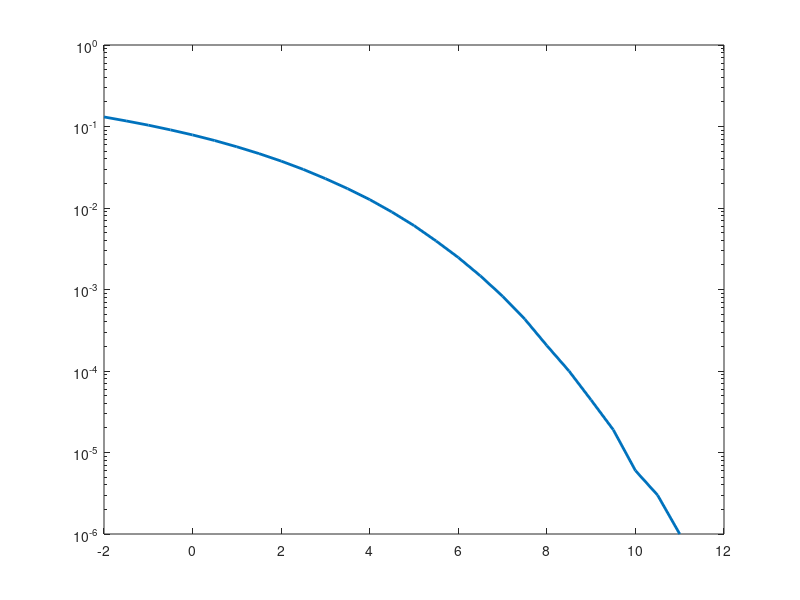
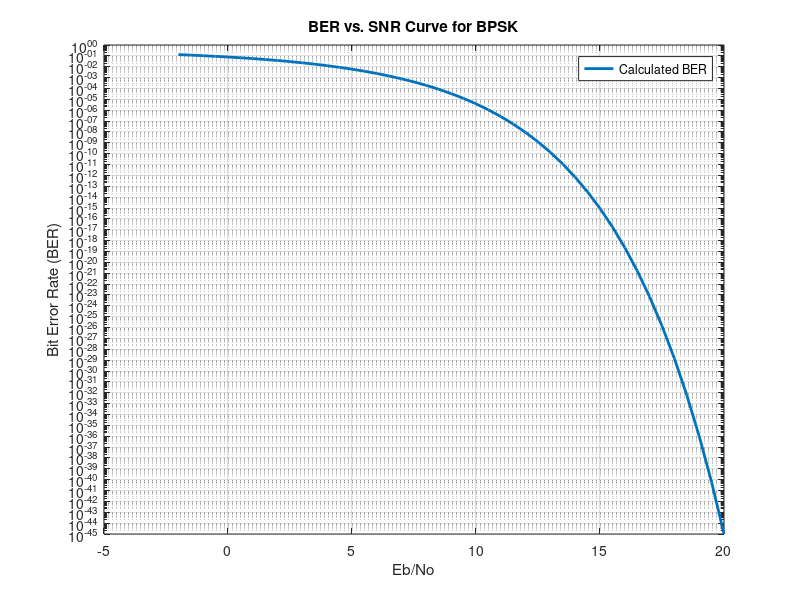
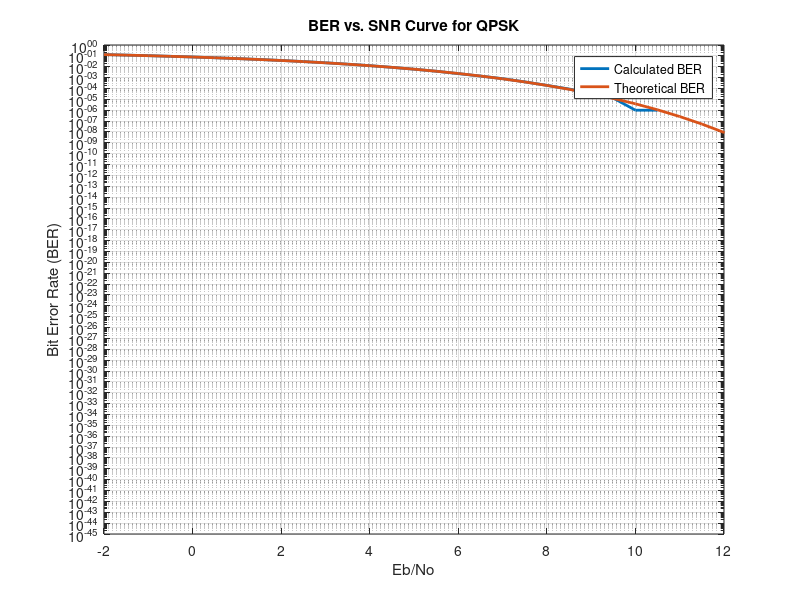

The MATLAB source for these figures, in order: (Note: this script raises an error after producing the figures.)
%% Clear Section
clear
close all
clc
%% BPSK

%% Generate data bit stream
number_of_bits = 1000000;                % number of transmitted bits
amplitude = 1;                           % amplitude of transmitted signal
bits = randi([0 1], 1, number_of_bits);  % generate random bits
Tx_Data = amplitude*(2*bits-1);          % convert to polar code

%% Add AWGN from Channel
Eb = 1;                                              % energy of bit
SNR = -2:0.5:20;                                     % SNR valus 
No = Eb./(10.^(SNR/10));                             % variance value of noise
noise = (sqrt(No/2))'.*randn(1, number_of_bits);     % generate noise with zero mean and No/2 variance
var(noise(1, :));

%% Add Noise to Tx data
Rx_Data = Tx_Data + noise;                           % adding noise to Tx data

%% BER Calculations
BER_Calculated_BPSK = zeros(1, length(SNR));
BER_Theoretical = 0.5*erfc(sqrt(Eb./No));
for i = 1 : length(SNR)
    BER_Calculated_BPSK(1, i) = (sum(sign(Rx_Data(i, :)) ~= Tx_Data))/number_of_bits;
end
figure
semilogy(SNR, BER_Calculated_BPSK, 'LineWidth', 2)
xlim([-2 12])
hold on
figure
semilogy(SNR, BER_Theoretical, 'LineWidth', 2)
xlabel("Eb/No")
ylabel("Bit Error Rate (BER)")
title("BER vs. SNR Curve for BPSK")
legend("Calculated BER", "Theoretical BER")
grid on
hold off
%% QPSK_1
%% Generate data bit stream
number_of_bits = 1000000;                % number of transmitted bits
M = 4;                                   % number of symbols
amplitude = 1;                           % amplitude of transmitted signal
bits = randi([0 1], 1, number_of_bits);  % generate random bits
Data = amplitude*(2*bits-1);              % convert to polar code
real_part = Data(1, 1:2:end);            % get real part
imaginary = Data(1, 2:2:end);            % get imaginary part
Tx_Data = (real_part+1j*imaginary);       % determine Tx data
%% Add AWGN from Channel
Eb = 1;                                              % energy of bit
SNR = -2:0.5:20;                                     % SNR values 
No = Eb./(10.^(SNR/10));                             % variance value of noise
noise = (sqrt(No/2))'.*randn(1, number_of_bits/2) + 1j*(sqrt(No/2))'.*randn(1, number_of_bits/2);    % generate noise with zero mean and No/2 variance
%% Add Noise to Tx data
Rx_Data = Tx_Data + noise;                           % adding noise to Tx data
%% BER Calculations
BER_Calculated_QPSK_1 = zeros(1, length(SNR));
BER_Theoretical_QPSK = 0.5*erfc(sqrt(Eb./No));
R = real(Rx_Data);
I = imag(Rx_Data);
extract_Data(1:size(R, 1), 1:2:2*size(R, 2)) = R;
extract_Data(1:size(I, 1), 2:2:2*size(I, 2)) = I;
for i = 1 : length(SNR)
    BER_Calculated_QPSK_1(1, i) = (sum(sign(extract_Data(i, :)) ~= Data))/number_of_bits;
end
figure
semilogy(SNR, BER_Calculated_QPSK_1, 'LineWidth', 2)
xlim([-2 12])
hold on
semilogy(SNR, BER_Theoretical_QPSK, 'LineWidth', 2)
xlabel("Eb/No")
ylabel("Bit Error Rate (BER)")
title("BER vs. SNR Curve for QPSK")
legend("Calculated BER", "Theoretical BER")
grid on
hold off
%% SER Calculations
SER_Calculated_QPSK = zeros(1, length(SNR));
%%%%%%%%%%%%%%%%%%%% Direct Calculation from BER %%%%%%%%%%%%%%%%%%%% 
% SER_Calculated_QPSK = 2*BER_Calculated_QPSK - BER_Calculated_QPSK.^2
%%%%%%%%%%%%%%%%%%%%%%%%%%%%%%%%%%%%%%%%%%%%%%%%%%%%%%%%%%%%%%%%%%%%%
for i = 1 : length(SNR)
    SER_Calculated_QPSK(1, i) = sum(quadrant_number(Rx_Data(i, :)) ~= quadrant_number(Tx_Data))/(number_of_bits/log2(M));
end
SER_Calculated_QPSK;
BER_Calculated_QPSK_1;
%% QPSK_2
%% Generate data bit stream
Tx_Data = mapping_QPSK_2(Data);           % determine Tx data
%% Add Noise to Tx data
Rx_Data = Tx_Data + noise;                 % adding noise to Tx data
%% BER Calculations
BER_Calculated_QPSK_2 = zeros(1, length(SNR));
for i = 1 : length(SNR)
    BER_Calculated_QPSK_2(1, i) = BER_QPSK_2(Data, Rx_Data(i, :))/number_of_bits;
end
figure
semilogy(SNR, BER_Calculated_QPSK_1, 'LineWidth', 2)
xlim([-2 12])
hold on
semilogy(SNR, BER_Calculated_QPSK_2, 'LineWidth', 2)
% hold on
% semilogy(SNR, BER_Theoretical_QPSK, 'LineWidth', 2)
xlabel("Eb/No")
ylabel("Bit Error Rate (BER)")
title("BER vs. SNR Curve for QPSK")
legend("Calculated QPSK_1 BER", "Calculated QPSK_2 BER")
grid on
hold off
%% 8PSK
%% Generate data bit stream
number_of_bits = 1000000-1;              % number of transmitted bits
M = 8;                                   % number of symbols
bits = randi([0 1], 1, number_of_bits);  % generate random bits
Tx_Data = mapping_8PSK(bits);            % determine Tx data
%% Add AWGN from Channel
bits = log2(M);
Eb = 1;
E = Eb*bits;
SNR = -2:0.5:20;                                     % SNR values 
No = Eb./(10.^(SNR/10));                             % variance value of noise
noise = (sqrt(No/2))'.*randn(1, number_of_bits/bits) + 1j*(sqrt(No/2))'.*randn(1, number_of_bits/bits);    % generate noise with zero mean and No/2 variance
%% Add Noise to Tx data
Rx_Data = Tx_Data + noise;                           % adding noise to Tx data
%% BER Calculations
SER_Theoretical_8PSK = erfc(sqrt(E./No)*sin(pi/M));
SER_Calculated_8PSK = zeros(1, length(SNR));
for i = 1 : length(SNR)
    SER_Calculated_8PSK(1, i) = angle_8PSK(Tx_Data, Rx_Data(i, :))/(number_of_bits/log2(M));
end
BER_Calculated_8PSK = SER_Calculated_8PSK/bits; 
BER_Theoretical_8PSK = SER_Theoretical_8PSK/bits;
figure
semilogy(SNR, BER_Calculated_8PSK, 'LineWidth', 2)
hold on
semilogy(SNR, BER_Theoretical_8PSK, 'LineWidth', 2)
xlim([-2 12])
xlabel("Eb/No")
ylabel("Error Rate")
title("BER vs. SNR Curve for 8PSK")
legend("Calculated BER", "Theoretical BER")
grid on
hold off
%% 16QAM
%% Generate data bit stream
number_of_bits = 1000000;                    % number of transmitted bits
M = 16;                                      % number of symbols
amplitude = 1;                               % amplitude of transmitted signal
data_bits = randi([0 1], 1, number_of_bits); % generate random bits
Tx_Data = mapping_16QAM(data_bits);          % determine Tx data
%% Add AWGN from Channel
bits = log2(M);
Eb = 2.5;
E = Eb*0.4;
SNR = -2:0.5:20;                                     % SNR values 
No = Eb./(10.^(SNR/10));                             % variance value of noise
noise = (sqrt(No/2))'.*randn(1, number_of_bits/bits) + 1j*(sqrt(No/2))'.*randn(1, number_of_bits/bits);    % generate noise with zero mean and No/2 variance
%% Add Noise to Tx data
Rx_Data = Tx_Data + noise;                           % adding noise to Tx data
%% BER Calculations
SER_Theoretical_16QAM = 1.5*erfc(sqrt(E./No));
BER_Calculated_16QAM = zeros(1, length(SNR));
for i = 1 : length(SNR)
    BER_Calculated_16QAM(1, i) = BER_16QAM(data_bits, Rx_Data(i, :))/(number_of_bits);
end
BER_Theoretical_16QAM = SER_Theoretical_16QAM/bits;
figure
semilogy(SNR, BER_Calculated_16QAM, 'LineWidth', 2)
hold on
semilogy(SNR, BER_Theoretical_16QAM, 'LineWidth', 2)
xlim([-2 12])
xlabel("Eb/No")
ylabel("Error Rate")
title("BER vs. SNR Curve for 16QAM")
legend("Calculated BER", "Theoretical BER")
grid on
hold off
%% FSK
%% Generate data bit stream
number_of_bits = 1000000;                      % number of transmitted bits
amplitude = 1;                               % amplitude of transmitted signal
data_bits = randi([0 1], 1, number_of_bits); % generate random bits
Tx_Data = data_bits;                          % determine Tx data
Tx_Data(Tx_Data==1)=1j;
Tx_Data(Tx_Data==0)=1;
%% Add AWGN from Channel
Eb = 1;
SNR = -2:0.5:20;                                     % SNR values 
No = Eb./(10.^(SNR/10));                             % variance value of noise
noise = (sqrt(No/2))'.*randn(1, number_of_bits) + 1j*(sqrt(No/2))'.*randn(1, number_of_bits);    % generate noise with zero mean and No/2 variance
%% Add Noise to Tx data
Rx_Data = Tx_Data + noise;                           % adding noise to Tx data
%% BER Calculations
BER_Theoretical_FSK = 0.5*erfc(sqrt(E./(2*No)));
BER_Calculated_FSK = zeros(1, length(SNR));
for i = 1 : length(SNR)
    BER_Calculated_FSK(1, i) = BER_FSK(data_bits, Rx_Data(i, :))/(number_of_bits);
end
figure
semilogy(SNR, BER_Calculated_FSK, 'LineWidth', 2)
hold on
semilogy(SNR, BER_Theoretical_FSK, 'LineWidth', 2)
xlim([-2 12])
xlabel("Eb/No")
ylabel("Error Rate")
title("BER vs. SNR Curve for 16QAM")
legend("Calculated BER", "Theoretical BER")
grid on
hold off
%% Comparison
BER_Calculated_BPSK
BER_Calculated_QPSK_1
BER_Calculated_QPSK_2
BER_Calculated_BPSK
BER_Calculated_16QAM
BER_Calculated_FSK
figure
semilogy(SNR, BER_Calculated_BPSK, 'LineWidth', 2)
hold on
semilogy(SNR, BER_Calculated_QPSK_1, 'LineWidth', 2)
hold on
semilogy(SNR, BER_Calculated_QPSK_2, 'LineWidth', 2)
hold on
semilogy(SNR, BER_Calculated_8PSK, 'LineWidth', 2)
hold on
semilogy(SNR, BER_Calculated_16QAM, 'LineWidth', 2)
hold on
semilogy(SNR, BER_Calculated_FSK, 'LineWidth', 2)
xlabel("Eb/No")
ylabel("Bit Error Rate")
title("BER vs. SNR Curve")
ylim([10^-5 10^0])
legend("Calculated BPSK", "Calculated QPSK_1", "Calculated QPSK_2", "Calculated 8PSK", "Calculated 16QAM", "Calculated FSK")
grid on
hold off
%% Useful Functions    

%% Determine quadrant number
function y = quadrant_number(x)
    for i = 1 : length(x)
        if real(x(i)) > 0
            if imag(x(i)) > 0
                y(i) = 1;
            else
                y(i) = 4;
            end
        else
            if imag(x(i)) > 0
                y(i) = 2;
            else
                y(i) = 3;
            end
        end
    end
end
%% Mapping QPSK_2
function y = mapping_QPSK_2(x)
    M = 4;
    bits = log2(M);
    Eb = 1;
    E = bits*Eb;
    split_x = reshape(x, bits, length(x)/bits)';
    y = size(length(split_x), 1);
    for i = 1:size(split_x, 1)
        if split_x(i, 1) == 1 && split_x(i, 2) == -1
            y(i)=sqrt(E/2)*(1+1j);
        end
        if split_x(i, 1) == -1 && split_x(i, 2) == 1
            y(i)=sqrt(E/2)*(-1+1j);
        end
        if split_x(i, 1) == -1 && split_x(i, 2) == -1
            y(i)=sqrt(E/2)*(-1-1j);
        end
        if split_x(i, 1) == 1 && split_x(i, 2) == 1
            y(i)=sqrt(E/2)*(1-1j);
        end
    end
end
%% BER QPSK_2
function incorrect_bits = BER_QPSK_2(Tx_bits, Rx)
    M = 4;
    bits = log2(M);
    Rx_bits = zeros(1, bits*length(Rx));
    k = 1;
    for i = 1 : bits : length(Rx_bits)
        if (real(Rx(k)) >= 0)
            Rx_bits(i) = 1;
        else
            Rx_bits(i) = -1;
        end
        if (sign(real(Rx(k))) == sign(imag(Rx(k))))
            Rx_bits(i+1) = -1;
        else
            Rx_bits(i+1) = 1;
        end
        k = k + 1;
    end
    incorrect_bits = sum(Rx_bits ~= Tx_bits);
end
%% Mapping to 8PSK
function y = mapping_8PSK(x)
    M = 8;
    bits = log2(M);
    Eb = 1;
    E = bits*Eb;
    split_x = reshape(x, bits, length(x)/bits)';
    y = size(length(split_x), 1);
    for i = 1:size(split_x, 1)
        if split_x(i, 1) == 0 && split_x(i, 2) == 0 && split_x(i, 3) == 0
            y(i)=sqrt(E)*exp(1j*0);
        end
        if split_x(i, 1) == 0 && split_x(i, 2) == 0 && split_x(i, 3) == 1
            y(i)=sqrt(E)*exp(1j*pi/4);
        end
        if split_x(i, 1) == 0 && split_x(i, 2) == 1 && split_x(i, 3) == 1
            y(i)=sqrt(E)*exp(1j*pi/2);
        end
        if split_x(i, 1) == 0 && split_x(i, 2) == 1 && split_x(i, 3) == 0
            y(i)=sqrt(E)*exp(1j*3*pi/4);
        end
        if split_x(i, 1) == 1 && split_x(i, 2) == 1 && split_x(i, 3) == 0
            y(i)=sqrt(E)*exp(1j*pi);
        end
        if split_x(i, 1) == 1 && split_x(i, 2) == 1 && split_x(i, 3) == 1
            y(i)=sqrt(E)*exp(1j*5*pi/4);
        end
        if split_x(i, 1) == 1 && split_x(i, 2) == 0 && split_x(i, 3) == 1
            y(i)=sqrt(E)*exp(1j*3*pi/2);
        end
        if split_x(i, 1) == 1 && split_x(i, 2) == 0 && split_x(i, 3) == 0
            y(i)=sqrt(E)*exp(1j*7*pi/4);
        end
    end
end
%% Determine Angle of sympol in 8PSK number
function incorrecr_bits = angle_8PSK(Tx, Rx)
    Tx_angles = rad2deg(mod(angle(Tx), 2*pi));   
    Rx_angles = rad2deg(mod(angle(Rx), 2*pi));
    Tx_sympols = zeros(1, length(Tx));
    Rx_sympols = zeros(1, length(Rx));
    for i = 1 : length(Tx_angles)
        if (Tx_angles(i) >= 0 && Tx_angles(i) < 22.5) || (Tx_angles(i) >= 337.5 && Tx_angles(i) < 360)
            Tx_sympols(i) = 1;
        end
        if (Tx_angles(i) >= 22.5 && Tx_angles(i) < 67.5)  
            Tx_sympols(i) = 2;
        end
        if (Tx_angles(i) >= 67.5 && Tx_angles(i) < 112.5)
            Tx_sympols(i) = 3;
        end
        if (Tx_angles(i) >= 112.5 && Tx_angles(i) < 157.5)
            Tx_sympols(i) = 4;
        end
        if (Tx_angles(i) >= 157.5 && Tx_angles(i) < 202.5)
            Tx_sympols(i) = 5;
        end
        if (Tx_angles(i) >= 202.5 && Tx_angles(i) < 247.5)
            Tx_sympols(i) = 6;
        end
        if (Tx_angles(i) >= 247.5 && Tx_angles(i) < 292.5)
            Tx_sympols(i) = 7;
        end
        if (Tx_angles(i) >= 292.5 && Tx_angles(i) < 337.5)
            Tx_sympols(i) = 8;
        end        
    end

    for i = 1 : length(Rx_angles)
        if (Rx_angles(i) >= 0 && Rx_angles(i) < 22.5) || (Rx_angles(i) >= 337.5 && Rx_angles(i) < 360)
            Rx_sympols(i) = 1;
        end
        if (Rx_angles(i) >= 22.5 && Rx_angles(i) < 67.5)  
            Rx_sympols(i) = 2;
        end
        if (Rx_angles(i) >= 67.5 && Rx_angles(i) < 112.5)
            Rx_sympols(i) = 3;
        end
        if (Rx_angles(i) >= 112.5 && Rx_angles(i) < 157.5)
            Rx_sympols(i) = 4;
        end
        if (Rx_angles(i) >= 157.5 && Rx_angles(i) < 202.5)
            Rx_sympols(i) = 5;
        end
        if (Rx_angles(i) >= 202.5 && Rx_angles(i) < 247.5)
            Rx_sympols(i) = 6;
        end
        if (Rx_angles(i) >= 247.5 && Rx_angles(i) < 292.5)
            Rx_sympols(i) = 7;
        end
        if (Rx_angles(i) >= 292.5 && Rx_angles(i) < 337.5)
            Rx_sympols(i) = 8;
        end        
    end    
    incorrecr_bits = sum(Rx_sympols ~= Tx_sympols);
end
%% Mapping to 16QAM
function y = mapping_16QAM(x)
    M = 16;
    bits = log2(M);
    Eb = 2.5; %1;
    E = 0.4*Eb;
    split_x = reshape(x, bits, length(x)/bits)';
    y = zeros(1, length(split_x));
    for i = 1:size(split_x, 1)
        if split_x(i, 1) == 1 && split_x(i, 2) == 0 && split_x(i, 3) == 1 && split_x(i, 4) == 0 
            y(i)=sqrt(E)*(3+3j);
        end
        if split_x(i, 1) == 1 && split_x(i, 2) == 1 && split_x(i, 3) == 1 && split_x(i, 4) == 0
            y(i)=sqrt(E)*(1+3j);
        end
        if split_x(i, 1) == 1 && split_x(i, 2) == 1 && split_x(i, 3) == 1 && split_x(i, 4) == 1
            y(i)=sqrt(E)*(1+1j);
        end
        if split_x(i, 1) == 1 && split_x(i, 2) == 0 && split_x(i, 3) == 1 && split_x(i, 4) == 1
            y(i)=sqrt(E)*(3+1j);
        end
        if split_x(i, 1) == 1 && split_x(i, 2) == 1 && split_x(i, 3) == 0 && split_x(i, 4) == 1
            y(i)=sqrt(E)*(1-1j);
        end
        if split_x(i, 1) == 1 && split_x(i, 2) == 0 && split_x(i, 3) == 0 && split_x(i, 4) == 1
            y(i)=sqrt(E)*(3-1j);
        end
        if split_x(i, 1) == 1 && split_x(i, 2) == 1 && split_x(i, 3) == 0 && split_x(i, 4) == 0
            y(i)=sqrt(E)*(1-3j);
        end
        if split_x(i, 1) == 1 && split_x(i, 2) == 0 && split_x(i, 3) == 0 && split_x(i, 4) == 0
            y(i)=sqrt(E)*(3-3j);
        end
        if split_x(i, 1) == 0 && split_x(i, 2) == 1 && split_x(i, 3) == 1 && split_x(i, 4) == 1
            y(i)=sqrt(E)*(-1+1j);
        end
        if split_x(i, 1) == 0 && split_x(i, 2) == 0 && split_x(i, 3) == 1 && split_x(i, 4) == 0
            y(i)=sqrt(E)*(-3+3j);
        end
        if split_x(i, 1) == 0 && split_x(i, 2) == 0 && split_x(i, 3) == 1 && split_x(i, 4) == 1
            y(i)=sqrt(E)*(-3+1j);
        end
        if split_x(i, 1) == 0 && split_x(i, 2) == 1 && split_x(i, 3) == 1 && split_x(i, 4) == 0
            y(i)=sqrt(E)*(-1+3j);
        end
        if split_x(i, 1) == 0 && split_x(i, 2) == 1 && split_x(i, 3) == 0 && split_x(i, 4) == 1
            y(i)=sqrt(E)*(-1-1j);
        end
        if split_x(i, 1) == 0 && split_x(i, 2) == 1 && split_x(i, 3) == 0 && split_x(i, 4) == 0
            y(i)=sqrt(E)*(-1-3j);
        end
        if split_x(i, 1) == 0 && split_x(i, 2) == 0 && split_x(i, 3) == 0 && split_x(i, 4) == 1
            y(i)=sqrt(E)*(-3-1j);
        end
        if split_x(i, 1) == 0 && split_x(i, 2) == 0 && split_x(i, 3) == 0 && split_x(i, 4) == 0
            y(i)=sqrt(E)*(-3-3j);
        end        
    end
end
%% BER for 16QAM
function incorrect_bits = BER_16QAM(Tx_bits, Rx)
    M = 16;
    bits = log2(M);
    Rx_bits = zeros(1, bits*length(Rx));
    k=1;
    for i = 1 : bits : length(Rx_bits)
        if (real(Rx(k)) >= 0)
            Rx_bits(i) = 1;
        else 
            Rx_bits(i) = 0;
        end
        if (real(Rx(k)) >= -2 && real(Rx(k)) < 2)
            Rx_bits(i+1) = 1;
        else 
            Rx_bits(i+1) = 0;
        end
        if (imag(Rx(k)) >= 0)
            Rx_bits(i+2) = 1;
        else 
            Rx_bits(i+2) = 0;
        end        
        if (imag(Rx(k)) >= -2 && imag(Rx(k)) < 2)
            Rx_bits(i+3) = 1;
        else 
            Rx_bits(i+3) = 0;
        end        
        k=k+1;
    end
    incorrect_bits = sum(Rx_bits ~= Tx_bits);
end
%% BER FSK
function incorrect_bits = BER_FSK(Tx_bits, Rx)
    x1 = real(Rx);
    x2 = imag(Rx);    
    y = x1 - x2;
    Rx_bits = 0.5*(1-sign(y));
    incorrect_bits = sum(Rx_bits ~= Tx_bits);
end
